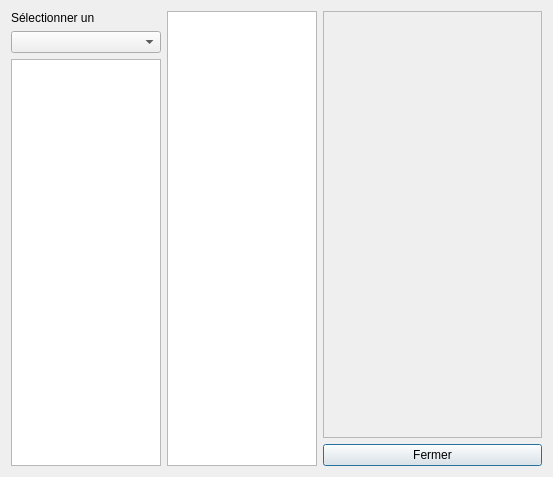
<?xml version="1.0" encoding="UTF-8"?>
<ui version="4.0">
 <class>ReviewDialog</class>
 <widget class="QDialog" name="ReviewDialog">
  <property name="windowModality">
   <enum>Qt::WindowModal</enum>
  </property>
  <property name="geometry">
   <rect>
    <x>0</x>
    <y>0</y>
    <width>553</width>
    <height>477</height>
   </rect>
  </property>
  <property name="windowTitle">
   <string>Historique des kholles</string>
  </property>
  <layout class="QHBoxLayout" name="horizontalLayout" stretch="0,0,1">
   <item>
    <layout class="QVBoxLayout" name="verticalLayout">
     <item>
      <widget class="QLabel" name="label">
       <property name="text">
        <string>Sélectionner un</string>
       </property>
      </widget>
     </item>
     <item>
      <widget class="QComboBox" name="comboBox_select">
       <property name="maximumSize">
        <size>
         <width>150</width>
         <height>16777215</height>
        </size>
       </property>
      </widget>
     </item>
     <item>
      <widget class="QListWidget" name="listCol1">
       <property name="maximumSize">
        <size>
         <width>150</width>
         <height>16777215</height>
        </size>
       </property>
      </widget>
     </item>
    </layout>
   </item>
   <item>
    <layout class="QVBoxLayout" name="verticalLayout_2">
     <item>
      <widget class="QListWidget" name="listCol2">
       <property name="enabled">
        <bool>true</bool>
       </property>
       <property name="maximumSize">
        <size>
         <width>150</width>
         <height>16777215</height>
        </size>
       </property>
      </widget>
     </item>
    </layout>
   </item>
   <item>
    <layout class="QVBoxLayout" name="verticalLayout_3">
     <item>
      <widget class="QScrollArea" name="scrollArea">
       <property name="widgetResizable">
        <bool>true</bool>
       </property>
       <widget class="QWidget" name="scrollAreaWidgetContents">
        <property name="geometry">
         <rect>
          <x>0</x>
          <y>0</y>
          <width>215</width>
          <height>426</height>
         </rect>
        </property>
        <layout class="QVBoxLayout" name="verticalLayout_4">
         <item>
          <widget class="QLabel" name="infoKholles">
           <property name="text">
            <string/>
           </property>
          </widget>
         </item>
        </layout>
       </widget>
      </widget>
     </item>
     <item>
      <widget class="QPushButton" name="pushButton_close">
       <property name="text">
        <string>Fermer</string>
       </property>
      </widget>
     </item>
    </layout>
   </item>
  </layout>
 </widget>
 <resources/>
 <connections>
  <connection>
   <sender>pushButton_close</sender>
   <signal>clicked()</signal>
   <receiver>ReviewDialog</receiver>
   <slot>accept()</slot>
   <hints>
    <hint type="sourcelabel">
     <x>423</x>
     <y>446</y>
    </hint>
    <hint type="destinationlabel">
     <x>549</x>
     <y>449</y>
    </hint>
   </hints>
  </connection>
 </connections>
</ui>
